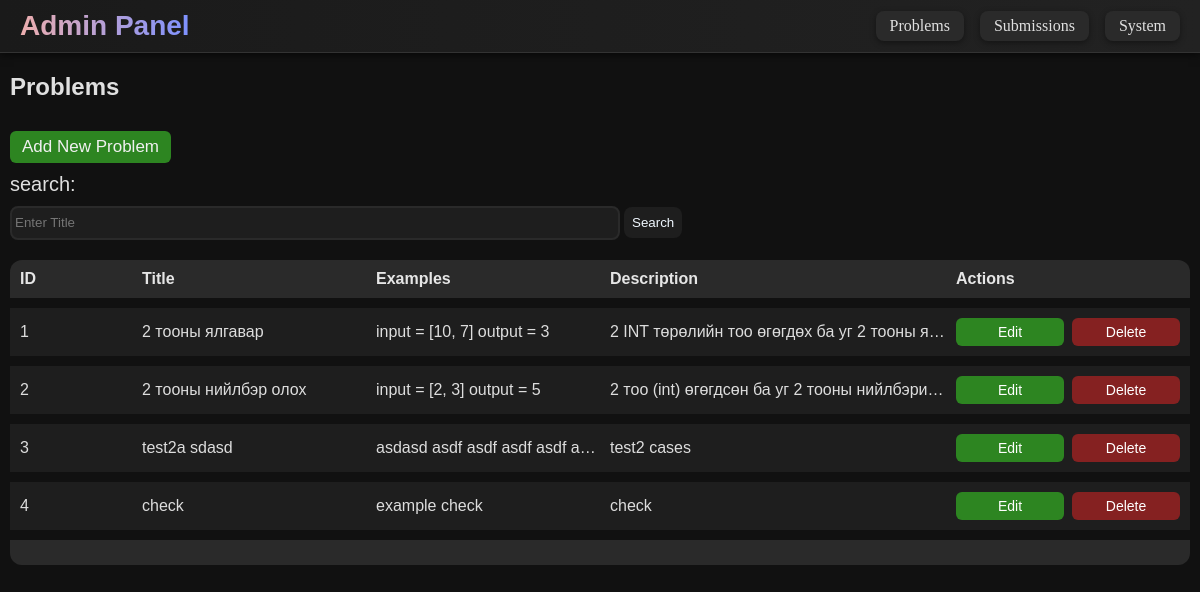
Before: /admin/problems with the older database file.
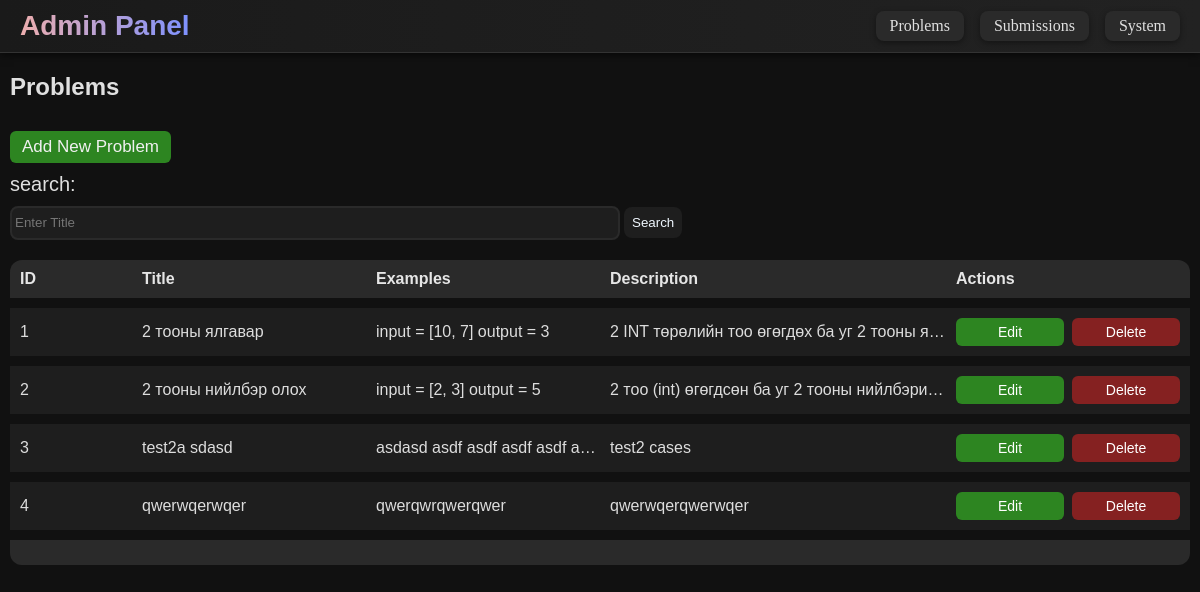
After: the same page with the newer database file.
### tables this page shows
CREATE TABLE "problems" (id INTEGER PRIMARY KEY, title varchar(50), description TEXT, examples TEXT, prefix TEXT, constraints TEXT);

### run.py (the view)
@app.route("/admin/problems")
def adminProblem():
    conn = get_db_connection()
    problems = conn.execute('SELECT * FROM problems').fetchall()
    conn.close()
    return render_template("admin/adminProblems.html", problems=problems)

### run.py (called while the page is built)
def get_db_connection():
    conn = sqlite3.connect(DB_PATH)
    conn.row_factory = sqlite3.Row
    return conn

### templates/admin/adminProblems.html (shortened to what this page needs)
{% extends "admin/admin.html" %}
{% block content %}
<div style="margin: 10px;">
    {% if not add and not edits %}
    <h2
        style="font-family: 'Lucida Sans', 'Lucida Sans Regular', 'Lucida Grande', 'Lucida Sans Unicode', Geneva, Verdana, sans-serif;">
        Problems
    </h2>
    <div id="top">
        <a class="add-btn" href="{{ url_for('add_problem') }}">Add New Problem</a>
        <div style="font-family: 'Lucida Sans', 'Lucida Sans Regular', 'Lucida Grande', 'Lucida Sans Unicode', Geneva, Verdana, sans-serif;
                    font-size: 20px;">
            search:
        </div>
        <input placeholder="Enter Title" id="searchBar" type="text">
        <button id="searchButton">Search</button>
    </div>
    <div id="header">
        <div class="ID">ID</div>
        <div class="TITLE">Title</div>
        <div class="EXP">Examples</div>
        <div class="DESC">Description</div>
        <div class="ACT">Actions</div>
    </div>
    <div id="list-container">
        {% for p in problems %}
        <div id="listItem">
            <div class="ID">{{ p.id }}</div>
            <div class="TITLE">{{ p.title }}</div>
            <div class="EXP">{{ p.examples }}</div>
            <div class="DESC">{{ p.description }}</div>
            <div class="actions">
                <a id="edit" href="{{ url_for('edit_problem', id=p.id) }}">Edit</a>
                <a id="del" href="{{ url_for('delete_problem', id=p.id) }}">Delete</a>
            </div>
        </div>
        {% endfor %}
    </div>
    <div id="footer"></div>
</div>
{% endif %}
{% endblock %}

### templates/admin/admin.html (shortened to what this page needs)
<!DOCTYPE html>
<html lang="en">
<head>
    <link rel="stylesheet" href="{{ url_for('static', filename='style.css') }}">
</head>
<body>
    <header>
        <nav>
            <div class="title">Admin Panel</div>
            <div style="display: flex; gap: 16px;">
                <a id="navButton" href="{{ url_for('adminProblem') }}">Problems</a>
                <a id="navButton" href="{{ url_for('adminSubmissions') }}">Submissions</a>
                <a id="navButton" href="{{ url_for('adminSystem') }}">System</a>
            </div>
        </nav>
    </header>
    <main>
        {% block content %}{% endblock %}
    </main>
</body>
</html>

### templates/admin/adminProblems.html (style rules this page uses)
#searchButton { background-color: #1e1e1e; color: aliceblue; border-radius: 8px; padding: 8px; }
#searchBar { margin: 10px 0 0 0; width: 600px; height: 24px; border-radius: 8px; background-color: #1e1e1e; border: solid #2a2a2a 2px; color: aliceblue; padding: 3px; }
#footer { align-items: center; height: 5px; background-color: #2a2a2a; color: #e6e6e6; font-weight: bold; margin: 0px 0 20px; padding: 10px; border-radius: 0 0 12px 12px; }
#header { display: grid; grid-template-columns: 1fr 2fr 2fr 3fr 2fr; align-items: center; gap: 10px; background-color: #2a2a2a; color: #e6e6e6; font-weight: bold; margin: 20px 0 0; padding: 10px; border-radius: 12px 12px 0 0; font-family: 'Lucida Sans', 'Lucida Sans Regular', 'Lucida Grande', 'Lucida Sans Unicode', Geneva, Verdana, sans-serif; }
#listItem { display: grid; grid-template-columns: 1fr 2fr 2fr 3fr 2fr; align-items: center; gap: 10px; background-color: #1e1e1e; color: #ddd; padding: 10px; margin: 0px 0 10px; }
#list-container { font-family: Arial, sans-serif; overflow: hidden; margin-top: 10px; }
.ID, .TITLE, .EXP, .DESC, .ACT { overflow: hidden; text-overflow: ellipsis; white-space: nowrap; }
.actions { display: flex; justify-content: center; gap: 8px; }
#edit, #del { padding: 6px 10px; border-radius: 6px; font-size: 14px; text-align: center; color: #fff; text-decoration: none; flex: 1; }
#edit { background-color: #2d8521; }
#del { background-color: #852121; }
.add-btn { font-family: 'Lucida Sans', 'Lucida Sans Regular', 'Lucida Grande', 'Lucida Sans Unicode', Geneva, Verdana, sans-serif; display: inline-block; background-color: #2d8521; color: #f0f0f0; font-size: 17px; padding: 6px 12px; margin: 10px 0; border-radius: 6px; text-decoration: none; }
button { box-shadow: none; border: none; }

### templates/admin/admin.html (style rules this page uses)
body { background-color: #111111; color: #e0e0e0; margin: 0; }
a { text-decoration: none !important; }
header { background: linear-gradient(90deg, #1a1a1a, #222222); padding: 10px 20px; border-bottom: 1px solid #333; box-shadow: 0 2px 8px rgba(0, 0, 0, 0.6); position: sticky; top: 0; z-index: 100; }
nav { display: flex; justify-content: space-between; align-items: center; }
nav .title { font-size: 28px; font-weight: bold; background: linear-gradient(90deg, #edaeae, #7d91ff); -webkit-background-clip: text; -webkit-text-fill-color: transparent; font-family: 'Lucida Sans', 'Lucida Sans Regular', 'Lucida Grande', 'Lucida Sans Unicode', Geneva, Verdana, sans-serif; }
#navButton { color: #e0e0e0; background-color: #2a2a2a; border: none; border-radius: 8px; padding: 6px 14px; transition: all 0.3s ease; font-weight: 500; font-size: 16px; box-shadow: 0 2px 6px rgba(0, 0, 0, 0.4); }

Changed rows visible on the page:
changed problems id 4: title "check" → "qwerwqerwqer"; examples "example check" → "qwerqwrqwerqwer"; description "check" → "qwerwqerqwerwqer"
